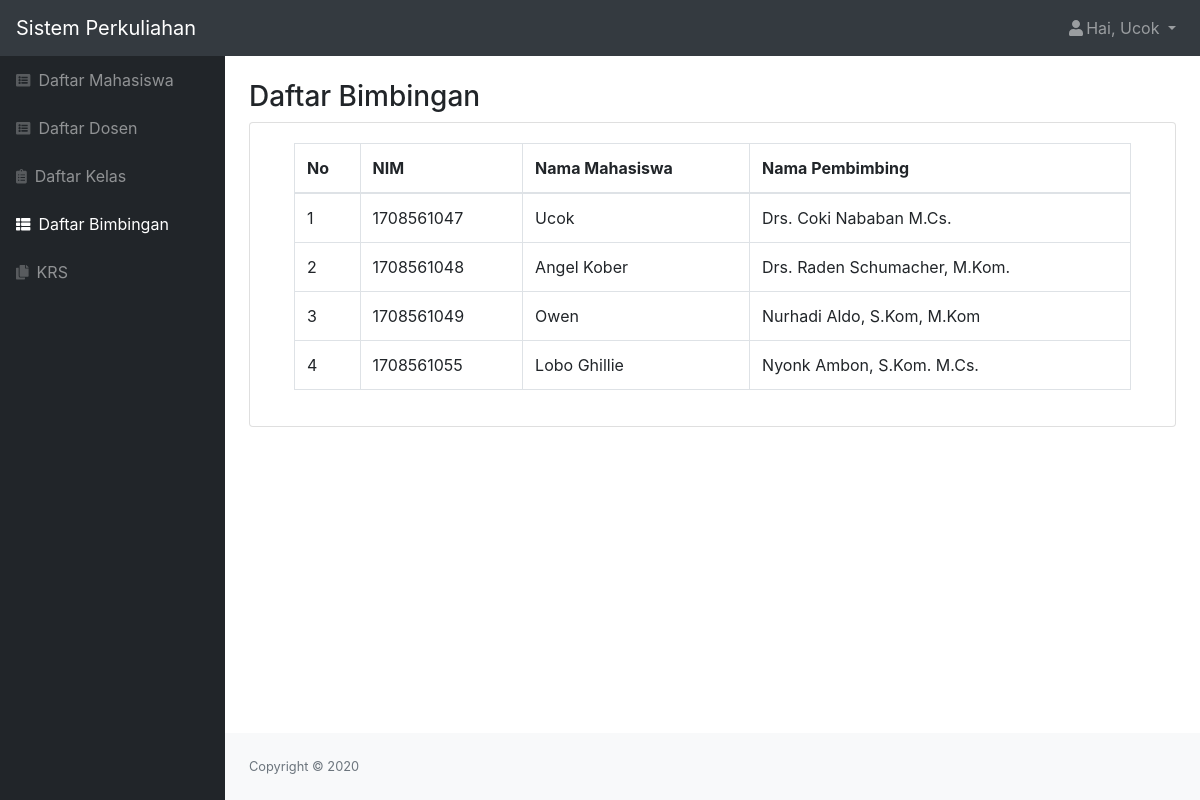
Page /php/bimbingan.php (signed in) on the committed database.
### tables this page shows
CREATE TABLE `bimbingan` (
  `id_bimbingan` int(11) NOT NULL,
  `id_dosen` int(11) NOT NULL,
  `id_mahasiswa` int(11) NOT NULL
);

CREATE TABLE `mahasiswa` (
  `id_mahasiswa` int(11) NOT NULL,
  `role` char(1) NOT NULL,
  `nim` char(10) NOT NULL,
  `nama` varchar(50) NOT NULL,
  `email` varchar(50) NOT NULL,
  `alamat` varchar(50) NOT NULL,
  `tanggal_lahir` date NOT NULL,
  `status` varchar(20) NOT NULL,
  `password` varchar(300) NOT NULL
);

CREATE TABLE `dosen` (
  `id_dosen` int(11) NOT NULL,
  `role` char(1) NOT NULL,
  `nip` varchar(25) NOT NULL,
  `nidn` char(10) NOT NULL,
  `nama` varchar(50) NOT NULL,
  `email` varchar(50) NOT NULL,
  `alamat` varchar(50) NOT NULL,
  `tanggal_lahir` date NOT NULL,
  `status` varchar(20) NOT NULL,
  `password` varchar(300) NOT NULL
);

### php/bimbingan.php (the view, shortened to what this page needs)
<?php
include "function.php";
$queryBimbingan = mysqli_query($koneksi, "SELECT bimbingan.id_bimbingan as id_bimbingan, mahasiswa.nim, dosen.nama as namados, mahasiswa.nama as namamah FROM bimbingan INNER JOIN dosen ON bimbingan.id_dosen=dosen.id_dosen INNER JOIN mahasiswa ON bimbingan.id_mahasiswa=mahasiswa.id_mahasiswa ORDER BY mahasiswa.nim asc");
$nama = $_SESSION['nama'];
$role = $_SESSION['role'];
?>
<!DOCTYPE html>
<html lang="en">
    <head>
        <link href="../css/styles.css" rel="stylesheet" />
        <link href="https://cdn.datatables.net/1.10.20/css/dataTables.bootstrap4.min.css" rel="stylesheet" />
    </head>
    <body class="sb-nav-fixed">
        <nav class="sb-topnav navbar navbar-expand navbar-dark bg-dark">
            <a class="navbar-brand" href="../index.php">Sistem Perkuliahan</a>
            <ul class="navbar-nav ml-auto">
                <li class="nav-item dropdown">
                    <a class="nav-link dropdown-toggle" id="userDropdown" href="#" role="button" data-toggle="dropdown" aria-haspopup="true" aria-expanded="false"><i class="fas fa-user fa-fw"></i>Hai, <?= $nama; ?> </a>
                </li>
            </ul>
        </nav>
        <div id="layoutSidenav">
            <div id="layoutSidenav_nav">
                <nav class="sb-sidenav accordion sb-sidenav-dark" id="sidenavAccordion">
                    <div class="sb-sidenav-menu">
                        <div class="nav">
                            <a class="nav-link" href="mahasiswa.php"
                                ><div class="sb-nav-link-icon"><i class="fas fa-list-alt"></i></div>
                                Daftar Mahasiswa</a
                            >
                            <a class="nav-link" href="dosen.php"
                                ><div class="sb-nav-link-icon"><i class="fas fa-list-alt"></i></div>
                                Daftar Dosen</a
                            >
                            <a class="nav-link" href="kelas.php"
                                ><div class="sb-nav-link-icon"><i class="fas fa-clipboard-list"></i></div>
                                Daftar Kelas</a
                            >
                            <a class="nav-link active" href="bimbingan.php"
                                ><div class="sb-nav-link-icon"><i class="fas fa-th-list"></i></div>
                                Daftar Bimbingan</a
                            >
                            <?php if($role == "1") { ?>
                            <a class="nav-link" href="krs.php"
                                ><div class="sb-nav-link-icon"><i class="fas fa-copy"></i></div>
                                KRS</a>
                            <?php } ?>
                        </div>
                    </div>
                </nav>
            </div>
            <div id="layoutSidenav_content">
                <main>
                    <div class="container-fluid">
                        <h3 class="mt-4">Daftar Bimbingan</h3>
                        <div class="card mb-4">
                            <div class="card-body">
                                <div class="table-responsive">
                                    <div class="container">
                                        <table class="table table-bordered" id="dataTable" width="100%" cellspacing="0">
                                            <thead>
                                                <tr>
                                                    <th>No</th>
                                                    <th>NIM</th>
                                                    <th>Nama Mahasiswa</th>
                                                    <th>Nama Pembimbing</th>
                                                </tr>
                                            </thead>
                                            <?php $i=1;
                                            foreach ($queryBimbingan as $data) : ?>
                                                <tr>
                                                    <td><?= $i++; ?></td>
                                                    <td><?= $data['nim']; ?></td>
                                                    <td><?= $data['namamah']; ?></td>
                                                    <td><?= $data['namados']; ?></td>
                                                </tr>
                                                    <?php endforeach; ?>
                                        </table>
                                    </div>
                                </div>
                            </div>
                        </div>
                    </div>
                </main>
            <?php include "footer.php" ?>
            </div>
        </div>
    </body>
</html>

### php/footer.php
<footer class="py-4 bg-light mt-auto">
    <div class="container-fluid">
        <div class="d-flex align-items-center justify-content-between small">
            <div class="text-muted">Copyright &copy; 2020</div>
        </div>
    </div>
</footer>

### rows in the picture
bimbingan: id_mahasiswa.nim "1708561047", id_mahasiswa.nama "Ucok", id_dosen.nama "Drs. Coki Nababan M.Cs."
bimbingan: id_mahasiswa.nim "1708561048", id_mahasiswa.nama "Angel Kober", id_dosen.nama "Drs. Raden Schumacher, M.Kom."
bimbingan: id_mahasiswa.nim "1708561049", id_mahasiswa.nama "Owen", id_dosen.nama "Nurhadi Aldo, S.Kom, M.Kom"
bimbingan: id_mahasiswa.nim "1708561055", id_mahasiswa.nama "Lobo Ghillie", id_dosen.nama "Nyonk Ambon, S.Kom. M.Cs."

### other values in the picture
$nama "Ucok"
